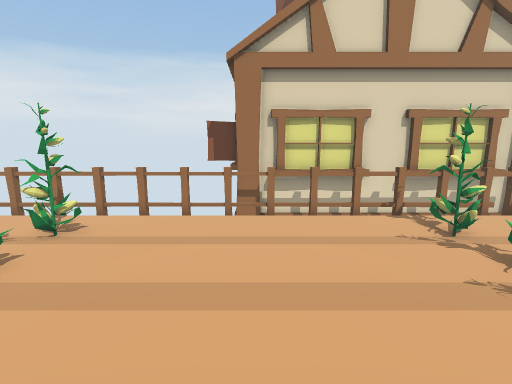
[1] (above)

13 first-person views from a walk through a Unity game level. The camera is 1.4 m above the floor, tilts 10° down and sees 85° across. The floor is counted in squares, 0.5 m on a side. Each view is taken from the middle of a square. On the plan, view 1 faces up. The plan holds only what a view shows up to about 19 squares ahead; the rest is blank. The place goes on beyond the plan.

[2]
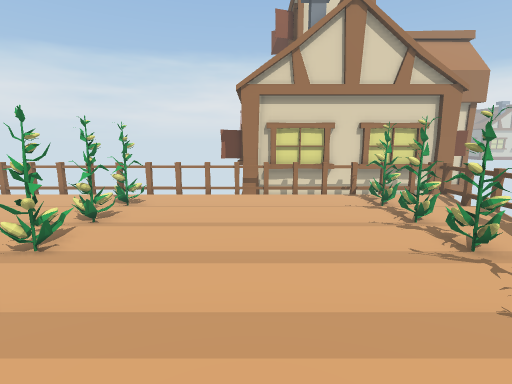

[3]
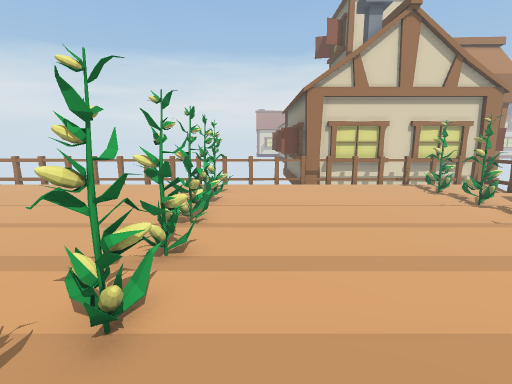

[4]
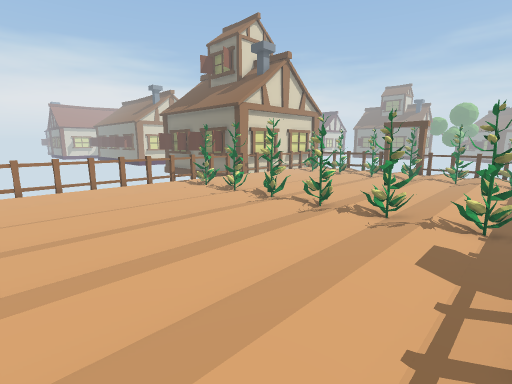

[5]
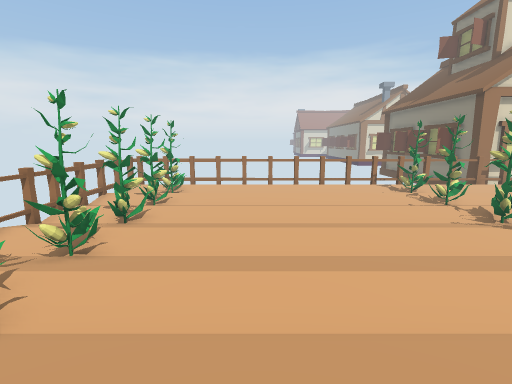

[6]
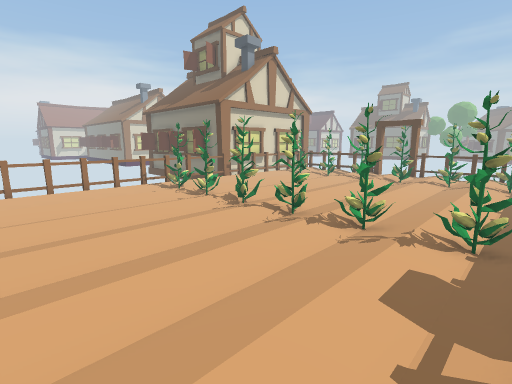

[7]
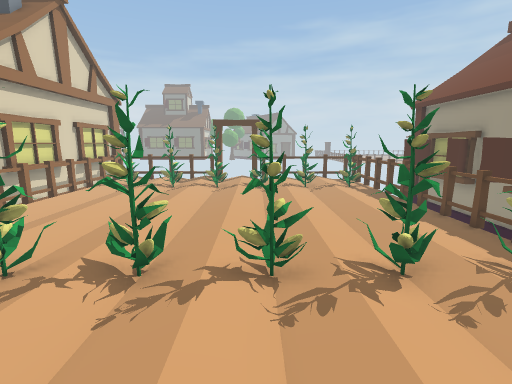

[8]
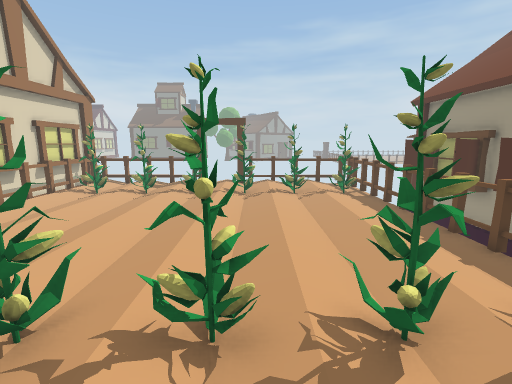

[9]
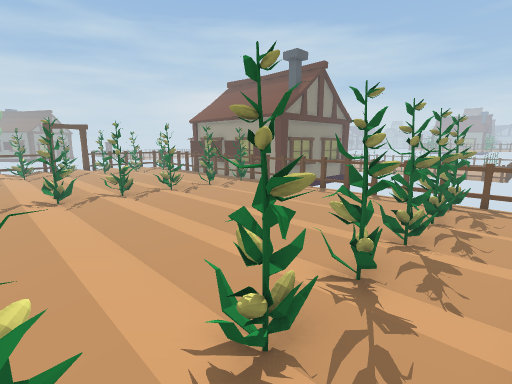

[10]
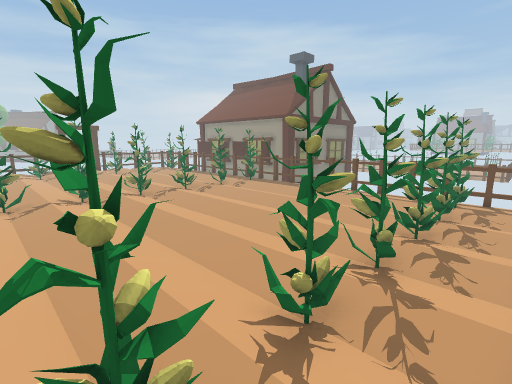

[11]
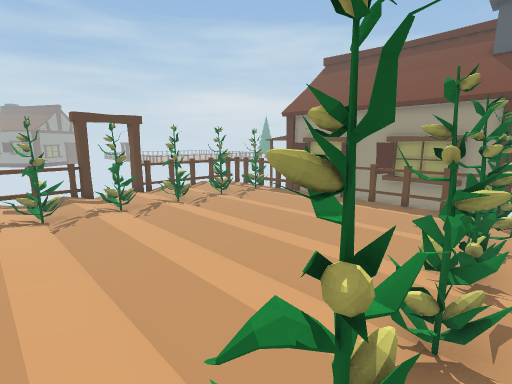

[12]
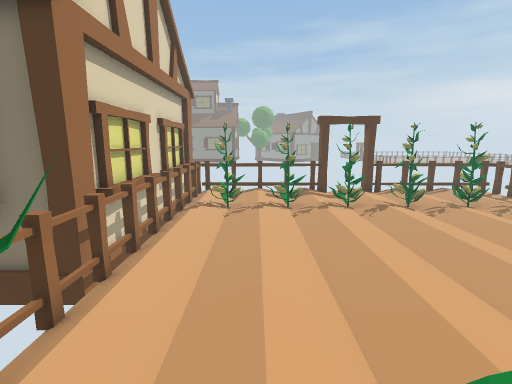

[13]
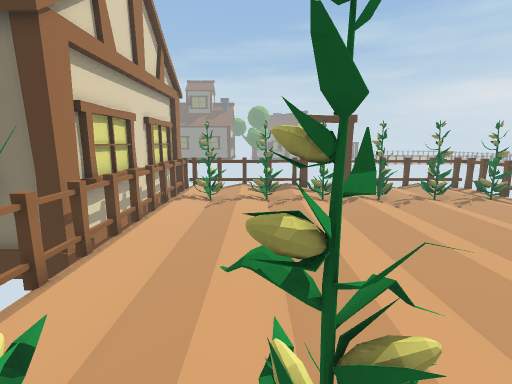

### Floor plan
Key: @ floor where view 1 was taken; # wall or solid block; x gap in a wall; . floor; / step, stairs or slope; = window, fence, low wall or low ledge; H house.
Columns run from 23 left of view 1 to 11 right of it. Each row starts with its distance up from view 1.
 12                       HH
 11  ####=##=####=####=##=#HHHHH#HHHHHH
 10 #================================#
  9  ..##...........##..........=##..
  8  . ##...........##...........##..
  7  ................................
  6  ..##...........##/.........=##..
  5 x..##...........##...........#=..x
  4  ................................
  3  ..##...........##..........=##..#
  2  ..##...........=#...........##..
  1 x................................
  0  ..##...........##.....@.....##..#
 -1  ..##...........##..........=#=..
 -2  ................x.........../..
 -3  ..##...........##..........=#...
 -4  ..=#............x...........#...x
 -5  ..=.............x...........=...
 -6   .## ..........##=..........##.
 -7   .=# . .==.   .#=#.=.= .=.=.##.=#
 -8    ###   ##       #x# ## # # ## ##

Where each view was taken, in squares from view 1:
view 1: 0 up, 0 right, facing up
view 2: 5 down, 0 right, facing up
view 3: 7 down, 4 left, facing up
view 4: 7 down, 17 left, facing up-right
view 5: 7 down, 15 left, facing up
view 6: 7 down, 15 left, facing up-right
view 7: 0 up, 12 left, facing right
view 8: 1 down, 10 left, facing right
view 9: 8 up, 22 left, facing down-right
view 10: 9 up, 22 left, facing down-right
view 11: 7 up, 7 left, facing down-right
view 12: 7 up, 7 left, facing right
view 13: 6 up, 8 left, facing right
